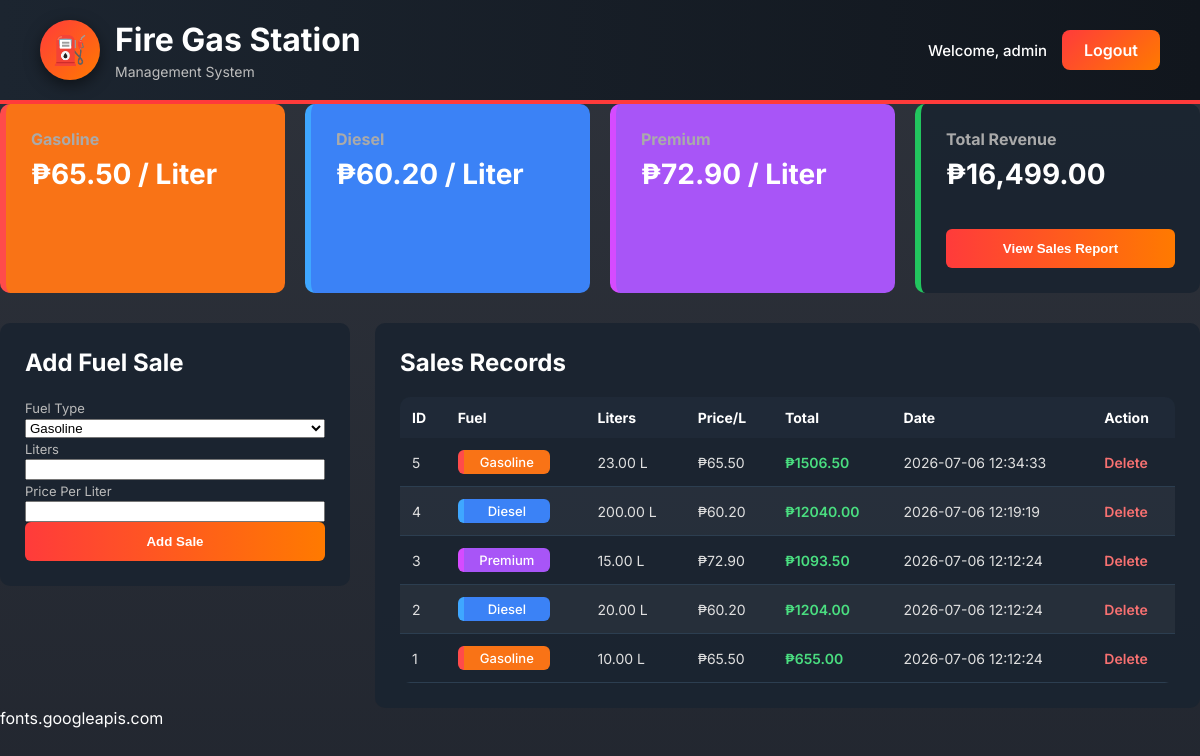
/index.php (signed in), run on an earlier commit of the app's database.
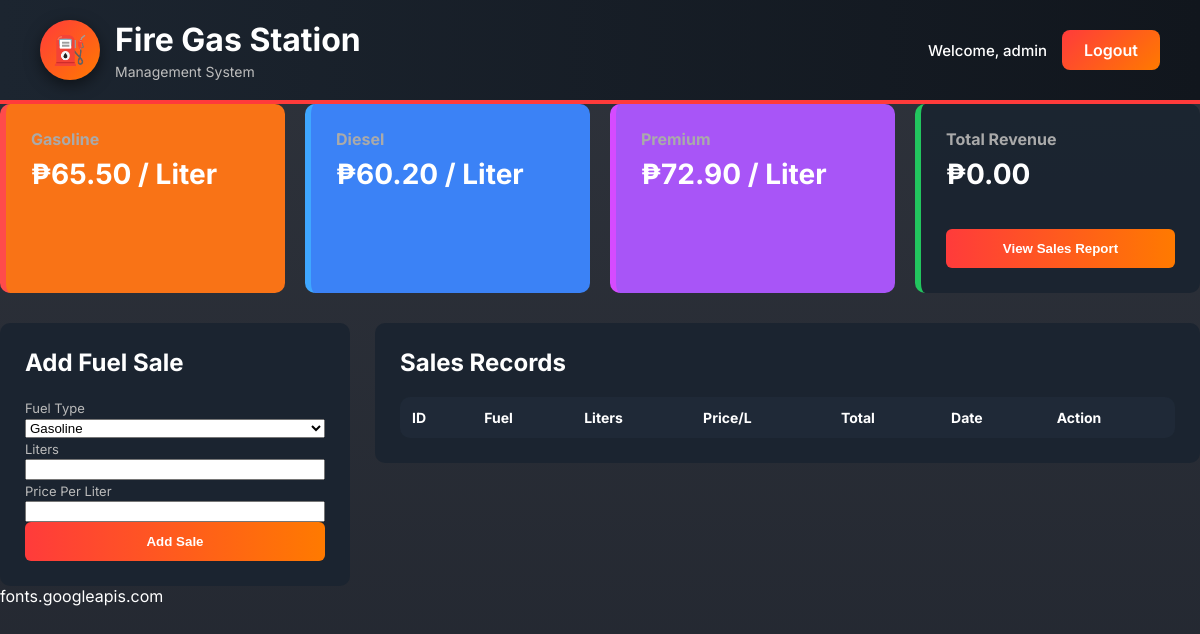
And on a later commit of the database.
### tables this page shows
CREATE TABLE IF NOT EXISTS `sales` (
    `id` INT(11) NOT NULL AUTO_INCREMENT,
    `fuel_type` VARCHAR(50) NOT NULL,
    `liters` DECIMAL(10,2) NOT NULL,
    `price_per_liter` DECIMAL(10,2) NOT NULL,
    `total` DECIMAL(10,2) NOT NULL,
    `date` TIMESTAMP NOT NULL DEFAULT CURRENT_TIMESTAMP,
    PRIMARY KEY (`id`)
);

### index.php (the view, shortened to what this page needs)
<?php
include "db.php";
$result = mysqli_query($conn,"SELECT * FROM sales");
$totalRevenue = 0;
while($row = mysqli_fetch_assoc($result)){
    $totalRevenue += $row['total'];
}
?>
<!DOCTYPE html>
<html>
<head>
<link rel="stylesheet" href="style.css">
</head>
<body>
 <header class="topbar">
    <div class="brand">
        <div class="logo-circle">⛽</div>
        <div class="brand-text">
            <h1>Fire Gas Station</h1>
            <p>Management System</p>
        </div>
    </div>
    <div class="topbar-right">
        <span class="welcome">
            Welcome, <?php echo $_SESSION['username']; ?>
        </span>
        <a href="logout.php" class="logout-btn">
            Logout
        </a>
    </div>
</header>
<div class="main-container">
  <div class="dashboard">
    <div class="card gasoline">
      <h3>Gasoline</h3>
      <p>₱65.50 / Liter</p>
    </div>
    <div class="card diesel">
      <h3>Diesel</h3>
      <p>₱60.20 / Liter</p>
    </div>
    <div class="card premium">
      <h3>Premium</h3>
      <p>₱72.90 / Liter</p>
    </div>
    <div class="card total-revenue">
      <h3>Total Revenue</h3>
      <p>₱<?php echo number_format($totalRevenue,2); ?></p>
      <button class="report-button" id="toggleReport">View Sales Report</button>
    </div>
  </div>
  <div class="content">
    <div class="form-section">
      <h2>Add Fuel Sale</h2>
      <form action="add.php" method="POST">
        <label>Fuel Type</label>
        <select name="fuel_type">
          <option>Gasoline</option>
        </select>
        <label>Liters</label>
        <input type="number" step="0.01" name="liters" required>
        <label>Price Per Liter</label>
        <input type="number" step="0.01" name="price" required>
        <button type="submit">Add Sale</button>
      </form>
    </div>
    <div class="table-section">
      <h2>Sales Records</h2>
      <table>
        <thead>
          <tr>
            <th>ID</th>
            <th>Fuel</th>
            <th>Liters</th>
            <th>Price/L</th>
            <th>Total</th>
            <th>Date</th>
            <th>Action</th>
          </tr>
        </thead>
        <tbody>
          <?php
          $result = mysqli_query($conn,"SELECT * FROM sales ORDER BY id DESC");
          while($row = mysqli_fetch_assoc($result)){
          ?>
          <tr>
            <td><?php echo $row['id']; ?></td>
            <td>
              <span class="fuel-badge <?php echo strtolower($row['fuel_type']); ?>">
                <?php echo $row['fuel_type']; ?>
              </span>
            </td>
            <td><?php echo $row['liters']; ?> L</td>
            <td>₱<?php echo $row['price_per_liter']; ?></td>
            <td class="total">₱<?php echo $row['total']; ?></td>
            <td><?php echo $row['date']; ?></td>
            <td>
              <a class="delete" href="delete.php?id=<?php echo $row['id']; ?>">Delete</a>
            </td>
          </tr>
          <?php } ?>
        </tbody>
      </table>
    </div>
  </div>
</div>
</body>
</html>

### style.css (style rules this page uses)
body { margin:0; font-family:'Inter',sans-serif; color:white; background: linear-gradient(rgba(10,15,25,0.85), rgba(10,15,25,0.9)), url("https://images.unsplash.com/photo-1632713336243-36dc3976a330?auto=format&fit=crop&w=1920&q=80"); background-size:cover; background-position:center; background-attachment:fixed; }
.topbar { display:flex; justify-content:space-between; align-items:center; padding:20px 40px; background:linear-gradient(90deg,#1c2530,#11161d); border-bottom:4px solid #ff3b3b; flex-wrap:wrap; gap:20px; }
.brand { display:flex; align-items:center; gap:15px; }
.logo-circle { width:60px; height:60px; border-radius:50%; background:linear-gradient(135deg,#ff3b3b,#ff7a00); display:flex; justify-content:center; align-items:center; font-size:28px; box-shadow:0 5px 15px rgba(0,0,0,.5); }
.brand-text h1 { margin:0; font-size:32px; color:#fff; font-weight:700; }
.brand-text p { margin:4px 0 0; color:#bdbdbd; font-size:14px; }
.topbar-right { display:flex; align-items:center; gap:15px; }
.welcome { color:#fff; font-size:15px; font-weight:500; }
.logout-btn { padding:10px 22px; border-radius:8px; background:linear-gradient(135deg,#ff3b3b,#ff7a00); color:#fff; text-decoration:none; font-weight:600; transition:.3s; }
.dashboard { display:grid; grid-template-columns:repeat(auto-fit,minmax(250px,1fr)); gap:20px; margin-bottom:30px; }
.card { flex:1 1 250px; padding:25px; border-radius:10px; background:rgba(27,36,48,0.92); transition:0.25s; }
.card h3 { margin:0; font-size:16px; color:#aaa; }
.card p { font-size:28px; margin-top:8px; font-weight:700; }
.gasoline { border-left:6px solid #ff4b4b; }
.diesel { border-left:6px solid #3fa7ff; }
.premium { border-left:6px solid #d64bff; }
.card.total-revenue { border-left:6px solid #22c55e; }
.content { display:grid; grid-template-columns:350px 1fr; gap:25px; align-items:start; }
.form-section { flex:1 1 300px; background:rgba(27,36,48,0.92); padding:25px; border-radius:10px; }
.form-section h2 { margin-top:0; margin-bottom:20px; }
label { font-size:13px; color:#bbb; }
input, select { width:100%; max-width:100%; box-sizing:border-box; width:100%; max-width:100%; box-sizing:border-box; }
button { width:100%; padding:12px; background:linear-gradient(90deg,#ff3b3b,#ff7a00); border:none; border-radius:6px; color:white; font-weight:600; cursor:pointer; }
.table-section { flex:2 1 600px; background:rgba(27,36,48,0.92); padding:25px; border-radius:10px; overflow-x:auto; }
.table-section h2 { margin-top:0; margin-bottom:20px; }
table { width:100%; border-collapse:collapse; border-radius:10px; overflow:hidden; font-size:14px; }
th { background-color:#1f2937; color:#ffffff; text-align:left; padding:12px; }
td { padding:12px; border-bottom:1px solid #2c3e50; color:#e0e0e0; }
tbody tr:nth-child(even) { background-color: rgba(255,255,255,0.05); }
.total { color:#4ade80; font-weight:600; }
.delete { color:#f87171; text-decoration:none; font-weight:600; }
.fuel-badge { padding:4px 8px; border-radius:6px; color:#fff; font-weight:500; font-size:13px; display:inline-block; min-width:70px; text-align:center; }
.fuel-badge.gasoline { background-color:#f97316; }
.fuel-badge.diesel { background-color:#3b82f6; }
.fuel-badge.premium { background-color:#a855f7; }

### index.php (style rules this page uses)
.report-button { background: linear-gradient(90deg,#ff3b3b,#ff7a00); border:none; padding:12px 25px; border-radius:6px; color:white; font-weight:600; cursor:pointer; margin-top:10px; }
.gasoline { background:#f97316; }
.diesel { background:#3b82f6; }
.premium { background:#a855f7; }

What changed in the data, as far as the page shows it:
removed sales: id "5", fuel_type "Gasoline", liters "23.00", price_per_liter "65.50", total "1506.50", date "2026-07-06 12:34:33"
removed sales: id "4", fuel_type "Diesel", liters "200.00", price_per_liter "60.20", total "12040.00", date "2026-07-06 12:19:19"
removed sales: id "3", fuel_type "Premium", liters "15.00", price_per_liter "72.90", total "1093.50", date "2026-07-06 12:12:24"
removed sales: id "2", fuel_type "Diesel", liters "20.00", price_per_liter "60.20", total "1204.00", date "2026-07-06 12:12:24"
removed sales: id "1", fuel_type "Gasoline", liters "10.00", price_per_liter "65.50", total "655.00", date "2026-07-06 12:12:24"
Also different on the page:
$totalRevenue: "16,499.00" → "0.00"
